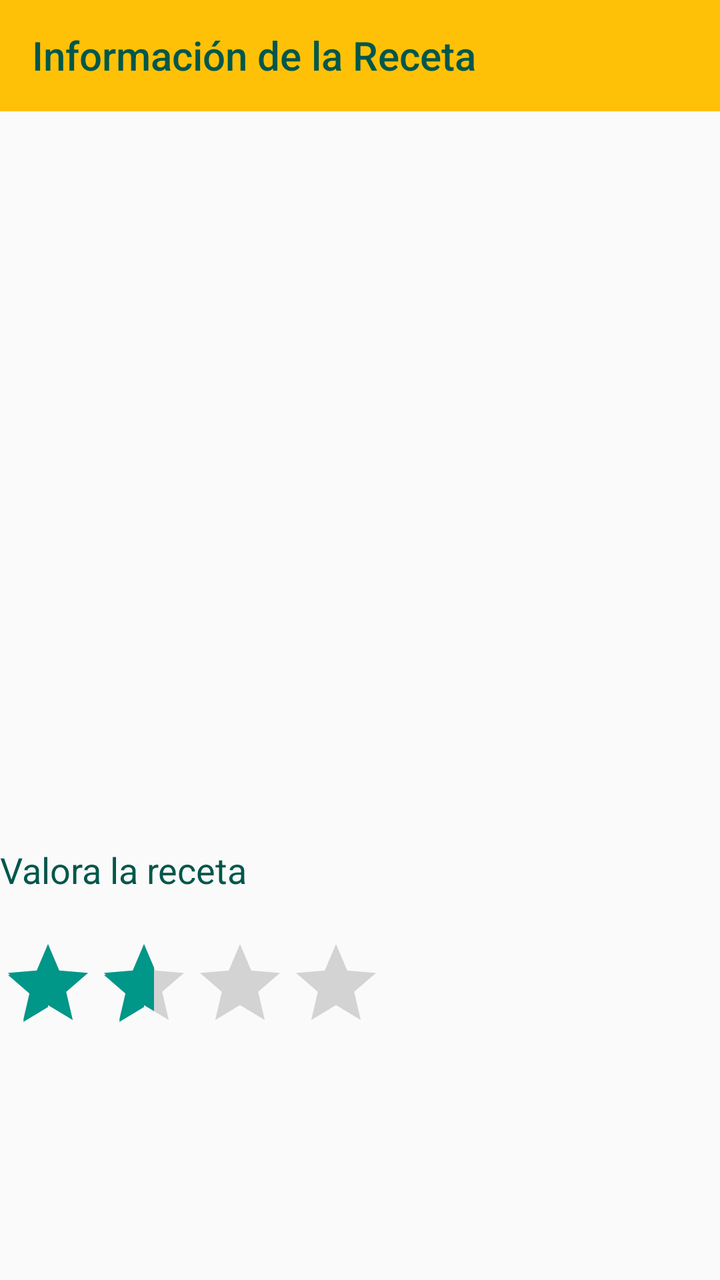
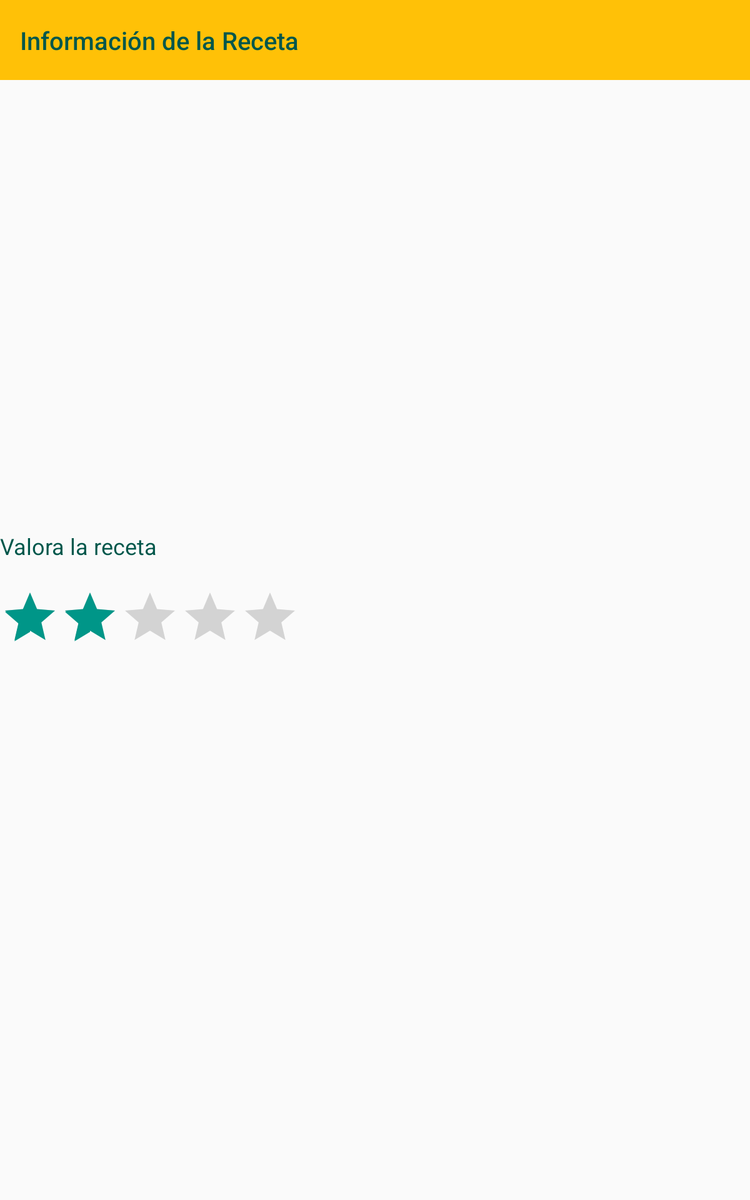

Compare how this app lays out the same screen by default and in its alternative resource folder. The renders come first, then the two layout files and the values they reference.
<!-- AndroidManifest.xml: application theme AppTheme -->
<!-- res/layout/detalle_receta.xml -->
<?xml version="1.0" encoding="utf-8"?>
<androidx.constraintlayout.widget.ConstraintLayout
    xmlns:android="http://schemas.android.com/apk/res/android"
    xmlns:tools="http://schemas.android.com/tools"
    xmlns:app="http://schemas.android.com/apk/res-auto"
    android:layout_width="match_parent"
    android:layout_height="match_parent"
    tools:context=".Vistas.VistaListaRecetas">

    <com.google.android.material.appbar.AppBarLayout
        android:id="@+id/appBarLayout"
        android:layout_width="match_parent"
        android:layout_height="wrap_content"
        android:layout_marginBottom="8dp"
        app:layout_constraintBottom_toTopOf="@+id/nestedScrollView"
        app:layout_constraintEnd_toEndOf="parent"
        app:layout_constraintStart_toStartOf="parent"
        app:layout_constraintTop_toTopOf="parent">

        <androidx.appcompat.widget.Toolbar
            android:id="@+id/toolbar_detail"
            android:layout_width="match_parent"
            android:layout_height="?attr/actionBarSize"
            android:background="?attr/colorPrimary"
            android:elevation="4dp"
            android:theme="@style/ThemeOverlay.AppCompat.ActionBar"
            app:layout_collapseMode="pin"
            app:popupTheme="@style/AppTheme.PopupOverlay"
            app:title="@string/info_receta"
            app:titleTextColor="@color/titulobar" />
    </com.google.android.material.appbar.AppBarLayout>

    <androidx.core.widget.NestedScrollView
        android:id="@+id/nestedScrollView"
        android:layout_width="match_parent"
        android:layout_height="match_parent"
        android:layout_marginTop="63dp"
        app:layout_constraintEnd_toEndOf="parent"
        app:layout_constraintStart_toStartOf="parent"
        app:layout_constraintTop_toTopOf="@id/appBarLayout">


        <RelativeLayout
            android:layout_width="match_parent"
            android:layout_height="match_parent">

            <ImageView
                android:id="@+id/imagen_DetaReceta"
                android:layout_width="150dp"
                android:layout_height="150dp"
                android:layout_below="@+id/text_nomb_receta"
                android:layout_alignParentStart="true"
                android:layout_alignParentLeft="true"
                android:layout_alignParentEnd="true"
                android:layout_alignParentRight="true"
                android:layout_marginStart="0dp"
                android:layout_marginLeft="0dp"
                android:layout_marginTop="32dp"
                android:layout_marginEnd="0dp"
                android:layout_marginRight="0dp"
                android:gravity="center"
                android:scaleType="fitCenter"
                tools:layout_editor_absoluteY="42dp" />

            <RatingBar
                android:id="@+id/valoracion"
                android:layout_width="243dp"
                android:layout_height="wrap_content"
                android:layout_below="@+id/textViewValora"
                android:layout_gravity="center_horizontal"
                android:layout_marginStart="0dp"
                android:layout_marginLeft="0dp"
                android:layout_marginTop="21dp"
                android:layout_marginEnd="168dp"
                android:layout_marginRight="168dp"
                android:gravity="center"
                android:rating="2" />

            <TextView
                android:id="@+id/text_ingredientes"
                android:layout_width="match_parent"
                android:layout_height="wrap_content"
                android:layout_below="@+id/imagen_DetaReceta"
                android:layout_marginTop="24dp"
                android:fontFamily="sans-serif"
                android:textAppearance="@style/TextAppearance.AppCompat.Subhead"
                android:textColor="@color/primary_text"
                android:textSize="20sp"
                android:textStyle="normal" />

            <TextView
                android:id="@+id/textPreparacion"
                android:layout_width="match_parent"
                android:layout_height="wrap_content"
                android:layout_below="@+id/text_ingredientes"
                android:layout_marginTop="16dp"
                android:fontFamily="sans-serif"
                android:textAppearance="@style/TextAppearance.AppCompat.Subhead"
                android:textColor="@color/primary_text"
                android:textIsSelectable="true"
                android:textSize="20sp"
                android:textStyle="normal" />

            <TextView
                android:id="@+id/text_nomb_receta"
                android:layout_width="match_parent"
                android:layout_height="wrap_content"
                android:layout_alignParentLeft="true"
                android:layout_alignParentTop="true"
                android:layout_alignParentRight="true"
                android:layout_marginLeft="0dp"
                android:layout_marginTop="30dp"
                android:layout_marginRight="0dp"
                android:layout_weight="0.70"
                android:fontFamily="@font/happy_monkey"
                android:gravity="center"
                android:textAppearance="@style/TextAppearance.AppCompat.Subhead"
                android:textColor="@color/primary_dark"
                android:textSize="25sp"
                android:textStyle="bold" />

            <TextView
                android:id="@+id/textViewValora"
                android:layout_width="match_parent"
                android:layout_height="wrap_content"
                android:layout_below="@+id/textPreparacion"
                android:layout_alignParentStart="true"
                android:layout_alignParentLeft="true"
                android:layout_alignParentEnd="true"
                android:layout_alignParentRight="true"
                android:layout_marginTop="20dp"
                android:text="@string/VALORA"
                android:textColor="@color/titulobar"
                android:textSize="18sp" />

        </RelativeLayout>

    </androidx.core.widget.NestedScrollView>

</androidx.constraintlayout.widget.ConstraintLayout>
<!-- resources referenced by this layout -->
<resources>
  <color name="primary_dark">#FFA000</color>
  <color name="primary_text">#212121</color>
  <color name="titulobar">#00574B</color>
  <string name="VALORA">Valora la receta</string>
  <string name="info_receta">Información de la Receta</string>
  <style name="AppTheme.PopupOverlay" parent="ThemeOverlay.AppCompat.Light" />
  <style name="AppTheme" parent="Theme.AppCompat.Light.DarkActionBar">
          
          <item name="actionBarStyle">@style/ActionBarStyle</item>
          <item name="colorPrimary">@color/primary</item>
          <item name="colorPrimaryDark">@color/primary_dark</item>
          <item name="colorAccent">@color/accent</item>
  
      </style>
  <style name="ActionBarStyle" parent="Widget.AppCompat.ActionBar">
          <item name="titleTextStyle">@style/ActionBarTitleTextStyle</item>
          <item name="background">@color/primary</item>
      </style>
  <color name="primary">#FFC107</color>
  <color name="accent">#009688</color>
  <style name="ActionBarTitleTextStyle" parent="TextAppearance.AppCompat.Widget.ActionBar.Title">
          <item name="android:textColor">@color/titulobar</item>
      </style>
</resources>
<!-- res/layout-sw600dp/detalle_receta.xml (the repository's variant of the layout above) -->
<!-- drawn on a 7-inch tablet held upright -->
<?xml version="1.0" encoding="utf-8"?>
<androidx.constraintlayout.widget.ConstraintLayout
    xmlns:android="http://schemas.android.com/apk/res/android"
    xmlns:tools="http://schemas.android.com/tools"
    xmlns:app="http://schemas.android.com/apk/res-auto"
    android:layout_width="match_parent"
    android:layout_height="match_parent"
    tools:context=".Vistas.VistaListaRecetas">

    <com.google.android.material.appbar.AppBarLayout
        android:id="@+id/appBarLayout"
        android:layout_width="match_parent"
        android:layout_height="wrap_content"
        android:layout_marginBottom="1dp"
        app:layout_constraintBottom_toTopOf="@+id/nestedScrollView"
        app:layout_constraintEnd_toEndOf="parent"
        app:layout_constraintStart_toStartOf="parent"
        app:layout_constraintTop_toTopOf="parent">

        <androidx.appcompat.widget.Toolbar
            android:id="@+id/toolbar_detail"
            android:layout_width="match_parent"
            android:layout_height="?attr/actionBarSize"
            android:background="?attr/colorPrimary"
            android:elevation="4dp"
            android:theme="@style/ThemeOverlay.AppCompat.ActionBar"
            app:layout_collapseMode="pin"
            app:popupTheme="@style/AppTheme.PopupOverlay"
            app:title="Información de la Receta"
            app:titleTextColor="@color/titulobar" />
    </com.google.android.material.appbar.AppBarLayout>

    <androidx.core.widget.NestedScrollView
        android:id="@+id/nestedScrollView"
        android:layout_width="match_parent"
        android:layout_height="match_parent"
        android:layout_marginTop="65dp"
        app:layout_constraintBottom_toBottomOf="parent"
        app:layout_constraintEnd_toEndOf="parent"
        app:layout_constraintStart_toStartOf="parent"
        app:layout_constraintTop_toTopOf="@id/appBarLayout">


        <RelativeLayout
            android:layout_width="match_parent"
            android:layout_height="match_parent">

            <ImageView
                android:id="@+id/imagen_DetaReceta"
                android:layout_width="150dp"
                android:layout_height="150dp"
                android:layout_below="@+id/text_nomb_receta"
                android:layout_alignParentStart="true"
                android:layout_alignParentLeft="true"
                android:layout_alignParentEnd="true"
                android:layout_alignParentRight="true"
                android:layout_marginStart="0dp"
                android:layout_marginLeft="0dp"
                android:layout_marginTop="32dp"
                android:layout_marginEnd="0dp"
                android:layout_marginRight="0dp"
                android:gravity="center"
                android:scaleType="fitCenter"
                tools:layout_editor_absoluteY="42dp" />

            <RatingBar
                android:id="@+id/valoracion"
                android:layout_width="wrap_content"
                android:layout_height="wrap_content"
                android:layout_below="@+id/textViewValora"
                android:layout_gravity="center_horizontal"
                android:layout_marginTop="21dp"
                android:gravity="center"
                android:rating="2" />

            <TextView
                android:id="@+id/text_ingredientes"
                android:layout_width="match_parent"
                android:layout_height="wrap_content"
                android:layout_below="@+id/imagen_DetaReceta"
                android:layout_marginTop="24dp"
                android:fontFamily="sans-serif"
                android:textAppearance="@style/TextAppearance.AppCompat.Subhead"
                android:textColor="@color/primary_text"
                android:textSize="20sp"
                android:textStyle="normal" />

            <TextView
                android:id="@+id/textPreparacion"
                android:layout_width="match_parent"
                android:layout_height="wrap_content"
                android:layout_below="@+id/text_ingredientes"
                android:layout_marginTop="16dp"
                android:fontFamily="sans-serif"
                android:textAppearance="@style/TextAppearance.AppCompat.Subhead"
                android:textColor="@color/primary_text"
                android:textIsSelectable="true"
                android:textSize="20sp"
                android:textStyle="normal" />

            <TextView
                android:id="@+id/text_nomb_receta"
                android:layout_width="match_parent"
                android:layout_height="wrap_content"
                android:layout_alignParentLeft="true"
                android:layout_alignParentTop="true"
                android:layout_alignParentRight="true"
                android:layout_marginLeft="0dp"
                android:layout_marginTop="30dp"
                android:layout_marginRight="0dp"
                android:layout_weight="0.70"
                android:fontFamily="@font/happy_monkey"
                android:gravity="center"
                android:textAppearance="@style/TextAppearance.AppCompat.Subhead"
                android:textColor="@color/primary_dark"
                android:textSize="25sp"
                android:textStyle="bold" />

            <TextView
                android:id="@+id/textViewValora"
                android:layout_width="match_parent"
                android:layout_height="wrap_content"
                android:layout_below="@+id/textPreparacion"
                android:layout_alignParentStart="true"
                android:layout_alignParentLeft="true"
                android:layout_alignParentEnd="true"
                android:layout_alignParentRight="true"
                android:layout_marginTop="20dp"
                android:text="@string/VALORA"
                android:textColor="@color/titulobar"
                android:textSize="18sp" />

        </RelativeLayout>

    </androidx.core.widget.NestedScrollView>

</androidx.constraintlayout.widget.ConstraintLayout>
<!-- resources referenced by the variant -->
<!-- as a 7-inch tablet held upright resolves them -->
<resources>
  <color name="primary_dark">#FFA000</color>
  <color name="primary_text">#212121</color>
  <color name="titulobar">#00574B</color>
  <string name="VALORA">Valora la receta</string>
  <style name="AppTheme.PopupOverlay" parent="ThemeOverlay.AppCompat.Light" />
  <style name="AppTheme" parent="Theme.AppCompat.Light.DarkActionBar">
          
          <item name="actionBarStyle">@style/ActionBarStyle</item>
          <item name="colorPrimary">@color/primary</item>
          <item name="colorPrimaryDark">@color/primary_dark</item>
          <item name="colorAccent">@color/accent</item>
  
      </style>
  <style name="ActionBarStyle" parent="Widget.AppCompat.ActionBar">
          <item name="titleTextStyle">@style/ActionBarTitleTextStyle</item>
          <item name="background">@color/primary</item>
      </style>
  <color name="primary">#FFC107</color>
  <color name="accent">#009688</color>
  <style name="ActionBarTitleTextStyle" parent="TextAppearance.AppCompat.Widget.ActionBar.Title">
          <item name="android:textColor">@color/titulobar</item>
      </style>
</resources>
